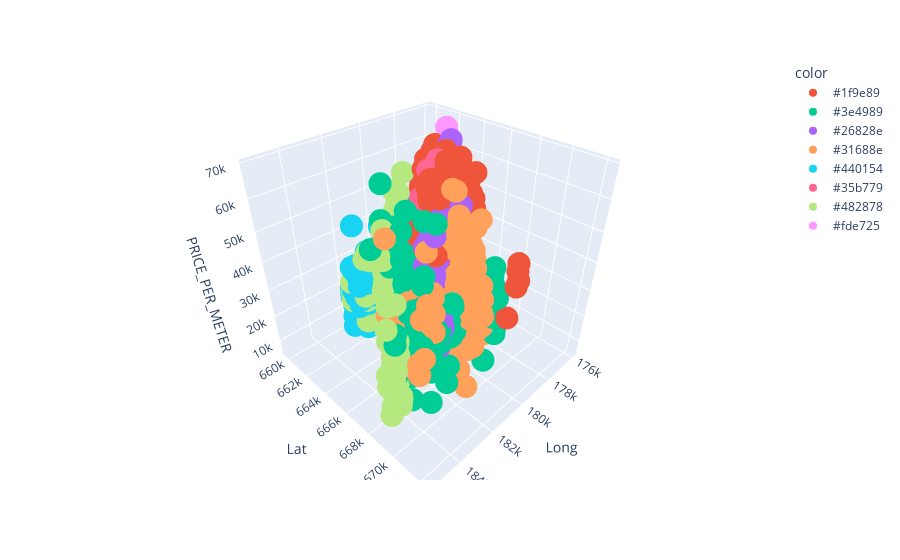

The notebook cell saved with this chart:
### Code cell
import matplotlib.pyplot as plt
from mpl_toolkits.mplot3d import Axes3D

def plot_real_estate(df):
    # filter the dataframe to only include rows with year 2020
    df = df[df['Year'] == 2020]
    
    # calculate the average price per square meter by neighborhood and year
    avg_price_df = df.groupby(['Neighborhood', 'Year']).mean()[['PRICE_PER_METER']].reset_index()
    
    # assign colors to each neighborhood based on average price per square meter
    color_scale = px.colors.sequential.Viridis
    min_price, max_price = avg_price_df['PRICE_PER_METER'].min(), avg_price_df['PRICE_PER_METER'].max()
    color_map = {neighborhood: color_scale[int((price - min_price) / (max_price - min_price) * (len(color_scale) - 1))] for neighborhood, price in zip(avg_price_df['Neighborhood'], avg_price_df['PRICE_PER_METER'])}
    df['color'] = df['Neighborhood'].map(color_map)
    
    # create the 3D scatter plot
    fig = px.scatter_3d(df, x='Long', y='Lat', z='PRICE_PER_METER', color='color', hover_data=['Neighborhood'])
    
    # show the plot
    fig.show()

plot_real_estate(df)

### Figure 1 — Plotly figure (JSON) as saved in the notebook; plotly's stock layout.template omitted (floating-point values rounded to 4 significant figures; data arrays with more than 128 entries replaced by an {"elided": "..."} marker saying what was removed)
{"data": [{"customdata": {"elided": "701x1 str values"}, "hovertemplate": "color=#1f9e89<br>Long=%{x}<br>Lat=%{y}<br>PRICE_PER_METER=%{z}<br>Neighborhood=%{customdata[0]}<extra></extra>", "legendgroup": "#1f9e89", "marker": {"color": "#EF553B", "symbol": "circle"}, "mode": "markers", "name": "#1f9e89", "scene": "scene", "showlegend": true, "type": "scatter3d", "x": {"elided": "701 float values"}, "y": {"elided": "701 float values"}, "z": {"elided": "701 int values"}}, {"customdata": {"elided": "598x1 str values"}, "hovertemplate": "color=#3e4989<br>Long=%{x}<br>Lat=%{y}<br>PRICE_PER_METER=%{z}<br>Neighborhood=%{customdata[0]}<extra></extra>", "legendgroup": "#3e4989", "marker": {"color": "#00cc96", "symbol": "circle"}, "mode": "markers", "name": "#3e4989", "scene": "scene", "showlegend": true, "type": "scatter3d", "x": {"elided": "598 float values"}, "y": {"elided": "598 float values"}, "z": {"elided": "598 int values"}}, {"customdata": {"elided": "284x1 str values"}, "hovertemplate": "color=#26828e<br>Long=%{x}<br>Lat=%{y}<br>PRICE_PER_METER=%{z}<br>Neighborhood=%{customdata[0]}<extra></extra>", "legendgroup": "#26828e", "marker": {"color": "#ab63fa", "symbol": "circle"}, "mode": "markers", "name": "#26828e", "scene": "scene", "showlegend": true, "type": "scatter3d", "x": {"elided": "284 float values"}, "y": {"elided": "284 float values"}, "z": {"elided": "284 int values"}}, {"customdata": {"elided": "261x1 str values"}, "hovertemplate": "color=#31688e<br>Long=%{x}<br>Lat=%{y}<br>PRICE_PER_METER=%{z}<br>Neighborhood=%{customdata[0]}<extra></extra>", "legendgroup": "#31688e", "marker": {"color": "#FFA15A", "symbol": "circle"}, "mode": "markers", "name": "#31688e", "scene": "scene", "showlegend": true, "type": "scatter3d", "x": {"elided": "261 float values"}, "y": {"elided": "261 float values"}, "z": {"elided": "261 int values"}}, {"customdata": {"elided": "418x1 str values"}, "hovertemplate": "color=#440154<br>Long=%{x}<br>Lat=%{y}<br>PRICE_PER_METER=%{z}<br>Neighborhood=%{customdata[0]}<extra></extra>", "legendgroup": "#440154", "marker": {"color": "#19d3f3", "symbol": "circle"}, "mode": "markers", "name": "#440154", "scene": "scene", "showlegend": true, "type": "scatter3d", "x": {"elided": "418 float values"}, "y": {"elided": "418 float values"}, "z": {"elided": "418 int values"}}, {"customdata": [["הצפון החדש החלק הדרומי"], ["הצפון החדש החלק הדרומי"], ["הצפון החדש החלק הדרומי"], ["הצפון החדש החלק הדרומי"], ["הצפון החדש החלק הדרומי"], ["הצפון החדש החלק הדרומי"], ["הצפון החדש החלק הדרומי"], ["הצפון החדש החלק הדרומי"], ["הצפון החדש החלק הדרומי"], ["הצפון החדש החלק הדרומי"], ["הצפון החדש החלק הדרומי"], ["הצפון החדש החלק הדרומי"], ["הצפון החדש החלק הדרומי"], ["הצפון החדש החלק הדרומי"], ["הצפון החדש החלק הדרומי"], ["הצפון החדש החלק הדרומי"], ["הצפון החדש החלק הדרומי"], ["הצפון החדש החלק הדרומי"], ["הצפון החדש החלק הדרומי"], ["הצפון החדש החלק הדרומי"], ["הצפון החדש החלק הדרומי"], ["הצפון החדש החלק הדרומי"], ["הצפון החדש החלק הדרומי"], ["הצפון החדש החלק הדרומי"], ["הצפון החדש החלק הדרומי"], ["הצפון החדש החלק הדרומי"], ["הצפון החדש החלק הדרומי"], ["הצפון החדש החלק הדרומי"], ["הצפון החדש החלק הדרומי"], ["הצפון החדש החלק הדרומי"], ["הצפון החדש החלק הדרומי"], ["הצפון החדש החלק הדרומי"], ["הצפון החדש החלק הדרומי"], ["הצפון החדש החלק הדרומי"], ["הצפון החדש החלק הדרומי"], ["הצפון החדש החלק הדרומי"], ["הצפון החדש החלק הדרומי"], ["הצפון החדש החלק הדרומי"], ["הצפון החדש החלק הדרומי"], ["הצפון החדש החלק הדרומי"], ["הצפון החדש החלק הדרומי"], ["הצפון החדש החלק הדרומי"], ["הצפון החדש החלק הדרומי"], ["הצפון החדש החלק הדרומי"], ["הצפון החדש החלק הדרומי"], ["הצפון החדש החלק הדרומי"], ["הצפון החדש החלק הדרומי"], ["הצפון החדש החלק הדרומי"], ["הצפון החדש החלק הדרומי"]], "hovertemplate": "color=#35b779<br>Long=%{x}<br>Lat=%{y}<br>PRICE_PER_METER=%{z}<br>Neighborhood=%{customdata[0]}<extra></extra>", "legendgroup": "#35b779", "marker": {"color": "#FF6692", "symbol": "circle"}, "mode": "markers", "name": "#35b779", "scene": "scene", "showlegend": true, "type": "scatter3d", "x": [179600.0, 179600.0, 179500.0, 180100.0, 180100.0, 179800.0, 179800.0, 179800.0, 179700.0, 179700.0, 180200.0, 179700.0, 179700.0, 180400.0, 179700.0, 179600.0, 179800.0, 179600.0, 179800.0, 179800.0, 179600.0, 179900.0, 179700.0, 179600.0, 180000.0, 179600.0, 179600.0, 179700.0, 179700.0, 180000.0, 179700.0, 179600.0, 179800.0, 180200.0, 180100.0, 179700.0, 179700.0, 180500.0, 179600.0, 180400.0, 179700.0, 179900.0, 180500.0, 179700.0, 179900.0, 179700.0, 179700.0, 180400.0, 180100.0], "y": [664900.0, 665500.0, 665500.0, 665300.0, 665500.0, 665400.0, 665400.0, 665700.0, 665300.0, 665500.0, 665400.0, 665200.0, 665200.0, 665600.0, 665400.0, 665300.0, 665400.0, 664800.0, 665600.0, 665500.0, 665400.0, 665700.0, 665300.0, 665600.0, 665500.0, 665400.0, 665300.0, 664600.0, 665700.0, 665700.0, 665200.0, 664900.0, 665700.0, 665400.0, 665600.0, 665200.0, 664900.0, 665500.0, 665500.0, 665500.0, 665200.0, 665700.0, 665100.0, 665600.0, 665500.0, 665200.0, 665700.0, 665600.0, 665600.0], "z": [52941, 54082, 48780, 65753, 52594, 45086, 46789, 25602, 58333, 50636, 57692, 55263, 67778, 53115, 52500, 58191, 48101, 49125, 51613, 30729, 55000, 56000, 57889, 51429, 60000, 53559, 53846, 17235, 50294, 56474, 54082, 43462, 51207, 29730, 52862, 56579, 63378, 25152, 48709, 66714, 58989, 64045, 58451, 58140, 60169, 53684, 49000, 43509, 59375]}, {"customdata": {"elided": "261x1 str values"}, "hovertemplate": "color=#482878<br>Long=%{x}<br>Lat=%{y}<br>PRICE_PER_METER=%{z}<br>Neighborhood=%{customdata[0]}<extra></extra>", "legendgroup": "#482878", "marker": {"color": "#B6E880", "symbol": "circle"}, "mode": "markers", "name": "#482878", "scene": "scene", "showlegend": true, "type": "scatter3d", "x": {"elided": "261 float values"}, "y": {"elided": "261 float values"}, "z": {"elided": "261 int values"}}, {"customdata": [["יפו העתיקה"], ["יפו העתיקה"]], "hovertemplate": "color=#fde725<br>Long=%{x}<br>Lat=%{y}<br>PRICE_PER_METER=%{z}<br>Neighborhood=%{customdata[0]}<extra></extra>", "legendgroup": "#fde725", "marker": {"color": "#FF97FF", "symbol": "circle"}, "mode": "markers", "name": "#fde725", "scene": "scene", "showlegend": true, "type": "scatter3d", "x": [176800.0, 176800.0], "y": [662300.0, 662200.0], "z": [67985, 62500]}], "layout": {"legend": {"title": {"text": "color"}, "tracegroupgap": 0}, "margin": {"t": 60}, "scene": {"domain": {"x": [0, 1], "y": [0, 1]}, "xaxis": {"title": {"text": "Long"}}, "yaxis": {"title": {"text": "Lat"}}, "zaxis": {"title": {"text": "PRICE_PER_METER"}}}}}
